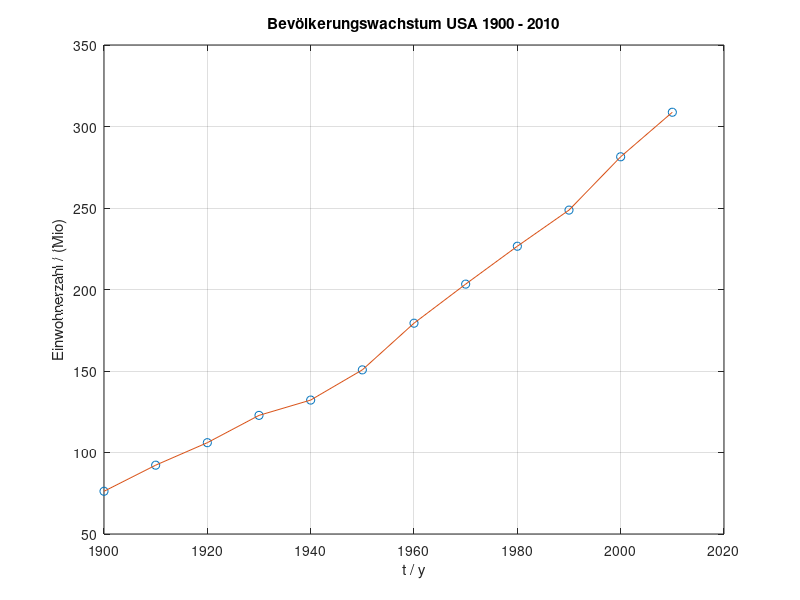

The MATLAB source for this figure:
clear
close all

load('Einwohner_USA.mat')

Jahr = Daten(:,1)
Einwohner = Daten(:,2);

plot(Jahr,Einwohner,'o',Jahr,Einwohner)
xlabel('t / y')
ylabel('Einwohnerzahl / (Mio)')
title('Bevölkerungswachstum USA 1900 - 2010')
grid